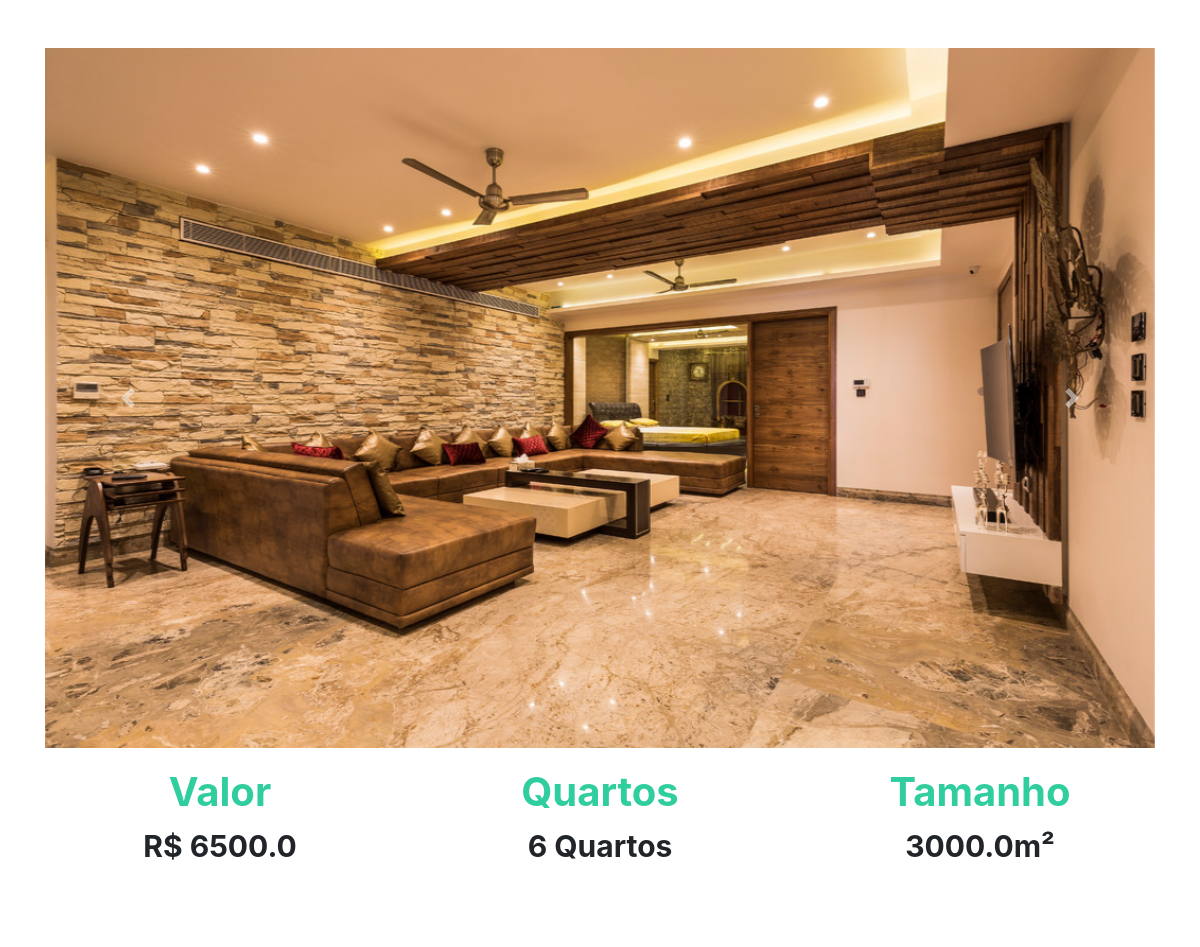
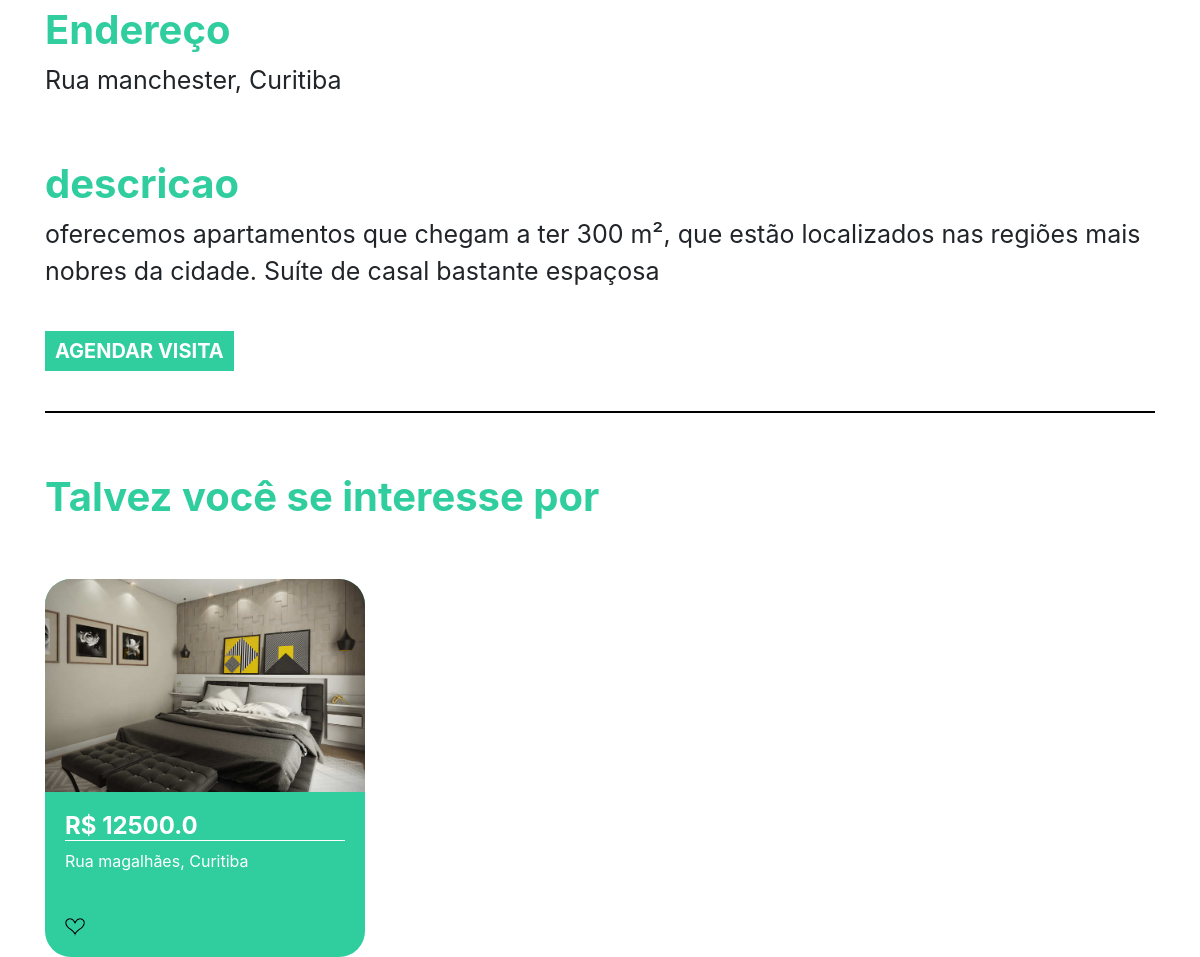
The page /imovel/1 on the database its author committed (2 pictures, top to bottom).
### plataforma/models.py (models this page shows, shortened)
class Imagem(models.Model):
    img = models.ImageField(upload_to='img')
    def __str__(self) -> str:
        return self.img.url

class Imovei(models.Model):
    choices = (('V', 'Venda'),
               ('A', 'Aluguel'))
    choices_imovel = (('A', 'Apartamento'),
                      ('C', 'Casa'))
    imagens = models.ManyToManyField(Imagem)
    valor = models.FloatField()
    quartos = models.IntegerField()
    tamanho = models.FloatField()
    cidade = models.ForeignKey(Cidade, on_delete=models.DO_NOTHING)
    rua = models.CharField(max_length=50)
    tipo = models.CharField(max_length=1, choices=choices)
    tipo_imovel = models.CharField(max_length=1, choices=choices_imovel)
    numero = models.IntegerField()
    descricao = models.TextField()
    dias_visita = models.ManyToManyField(DiasVisita)
    horarios = models.ManyToManyField(Horario)

class Cidade(models.Model):
    nome = models.CharField(max_length=30)
    def __str__(self) -> str:
        return self.nome

### plataforma/views.py (the view)
# urls.py: path("imovel/<str:id>", views.imovel, name="imovel"),
def imovel(request, id):
    imovel = get_object_or_404(Imovei, id=id)
    sugestoes = Imovei.objects.filter(cidade=imovel.cidade).exclude(id=id)[:2]
    return render(request, "imovel.html", {'imovel': imovel, 'sugestoes': sugestoes})

### plataforma/models.py (called while the page is built)
    def __str__(self) -> str:
        return self.dia

    def __str__(self) -> str:
        return str(self.horario)

### plataforma/templates/imovel.html (shortened to what this page needs)
{% extends 'base.html' %}
{% load static %}
{% block 'head' %}
<link rel="stylesheet" href="{% static 'plataforma/css/home.css' %}">
{% endblock  %}
{% block 'body' %}
    <div style="text-align: center" class="container">
        <br>
        <br>
        <div id="carouselExampleControls" class="carousel slide" data-ride="carousel">
            <div class="carousel-inner">
                {% for img in imovel.imagens.all  %}
                    <div class="carousel-item {% if forloop.first %} active {% endif %}" >
                        <img class="d-block w-100" src="{{img}}" alt="First slide" height="700">
                    </div>
                {% endfor %}
            </div>
        <a class="carousel-control-prev" href="#carouselExampleControls" role="button" data-slide="prev">
            <span class="carousel-control-prev-icon" aria-hidden="true"></span>
        </a>
        <a class="carousel-control-next" href="#carouselExampleControls" role="button" data-slide="next">
            <span class="carousel-control-next-icon" aria-hidden="true"></span>
        </a>
    </div>
        <div class="row">
            <div class="col-md">
                <h3 class="titulo_especificacao">Valor</h3>
                <p class="especificacao">R$ {{imovel.valor}}</p>
            </div>
            <div class="col-md">
                <h3 class="titulo_especificacao">Quartos</h3>
                <p class="especificacao">{{imovel.quartos}} Quartos</p>
            </div>
            <div class="col-md">
                <h3 class="titulo_especificacao">Tamanho</h3>
                <p class="especificacao">{{imovel.tamanho}}m²</p>
            </div>
        </div>
        <br>
        <br>
        <div style="text-align: left">
            <h3 class="titulo_especificacao">Endereço</h3>
            <p class="especificacao_endereco">{{imovel.rua}}, {{imovel.cidade }}</p>
        </div>
        <br>
        <div style="text-align: left">
            <h3 class="titulo_especificacao">descricao</h3>
            <p class="especificacao_endereco">{{imovel.descricao}}</p>
            <br>
            <button class="btn_agendar_visita" data-toggle="modal" data-target="#exampleModal">AGENDAR VISITA</button>
            <br>
            <br>
        </div>
        <hr style="border: 1px solid black">
        <br>
        <div class="div_possivel_interesse">
            <h3 class="titulo_especificacao">Talvez você se interesse por</h3>
            <div class="row">
                {% for sugestao in sugestoes %}
                    <div class="col-md cont">
                        <div class="card_imovel">
                            <img class="img_capa_imovel" src="{{sugestao.imagens.all.0.img.url}}">
                            <div class="informacoes_imoveis">
                            <a class="a_none" href="{% url 'imovel' sugestao.id %}"><h4 class="valor">R$ {{sugestao.valor}}</h4></a>
                            <p>{{sugestao.rua}}, {{sugestao.cidade}}</p>
                            <br>
                            <img width="7%" src="{% static 'plataforma/img/heart.png' %}">
                            </div>
                        </div>
                    </div>
                {% endfor %}
            </div>
        </div>
    </div>
{% endblock  %}

### templates/static/plataforma/css/home.css (style rules this page uses)
.card_imovel { background-color: #30CD9E; width: 20rem; margin-top: 50px; border-radius: 26px; }
.img_capa_imovel { width: 100%; border-top-left-radius: 26px; border-top-right-radius: 26px; }
.informacoes_imoveis { padding: 20px; color: white; }
.valor { font-weight: bold; border-bottom: 1px solid white; }
.a_none { color: white; }
.titulo_especificacao { color: #30CD9E; font-weight: bold; margin-top: 20px; font-size: 40px; }
.especificacao { font-size: 30px; font-weight: bold; }
.especificacao_endereco { font-size: 25px; }
.btn_agendar_visita { border: none; background-color: #30CD9E; color: white; font-weight: bold; font-size: 20px; padding: 5px 10px 5px 10px; }
.div_possivel_interesse { text-align: left; }

### rows shown on the page
Imagem: img (picture)
Imovei: valor "6500.0", quartos "6", tamanho "3000.0", rua "Rua manchester", cidade "Curitiba", descricao "oferecemos apartamentos que chegam a ter 300 m², que estão localizados nas regiões mais nobres da cidade. Suíte de casal bastante espaçosa"
Imovei: imagens.all.0.img (picture), valor "12500.0", rua "Rua magalhães", cidade "Curitiba"
